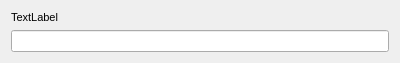
<?xml version="1.0" encoding="UTF-8"?>
<ui version="4.0">
 <class>keyboard_shortcut_widget</class>
 <widget class="QWidget" name="keyboard_shortcut_widget">
  <property name="geometry">
   <rect>
    <x>0</x>
    <y>0</y>
    <width>400</width>
    <height>60</height>
   </rect>
  </property>
  <property name="windowTitle">
   <string>Form</string>
  </property>
  <layout class="QVBoxLayout" name="verticalLayout">
   <item>
    <widget class="QLabel" name="label">
     <property name="font">
      <font>
       <pointsize>8</pointsize>
      </font>
     </property>
     <property name="text">
      <string>TextLabel</string>
     </property>
    </widget>
   </item>
   <item>
    <widget class="QLineEdit" name="line_edit">
     <property name="font">
      <font>
       <pointsize>8</pointsize>
      </font>
     </property>
     <property name="readOnly">
      <bool>true</bool>
     </property>
    </widget>
   </item>
  </layout>
 </widget>
 <resources/>
 <connections/>
</ui>
